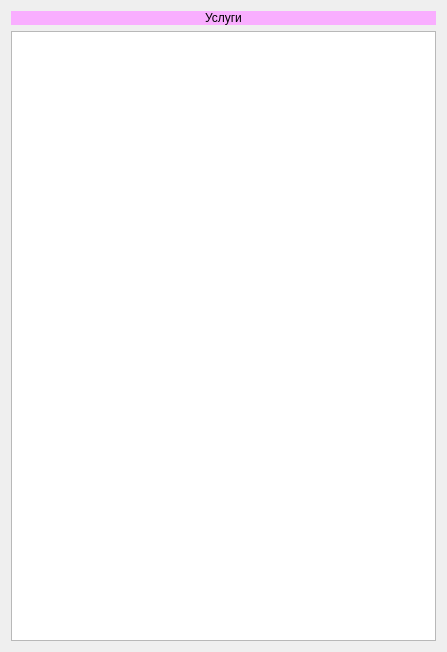
<?xml version="1.0" encoding="UTF-8"?>
<ui version="4.0">
 <class>Dialog</class>
 <widget class="QDialog" name="Dialog">
  <property name="geometry">
   <rect>
    <x>0</x>
    <y>0</y>
    <width>447</width>
    <height>652</height>
   </rect>
  </property>
  <property name="windowTitle">
   <string>Dialog</string>
  </property>
  <property name="styleSheet">
   <string notr="true">font: 10pt &quot;Comic Sans MS&quot;;</string>
  </property>
  <layout class="QVBoxLayout" name="verticalLayout_2">
   <item>
    <layout class="QVBoxLayout" name="table_client">
     <item>
      <widget class="QLabel" name="label">
       <property name="styleSheet">
        <string notr="true">background-color: rgb(249, 174, 255);</string>
       </property>
       <property name="text">
        <string>Услуги</string>
       </property>
       <property name="alignment">
        <set>Qt::AlignCenter</set>
       </property>
      </widget>
     </item>
     <item>
      <widget class="QTableView" name="tableView"/>
     </item>
    </layout>
   </item>
  </layout>
 </widget>
 <resources/>
 <connections/>
</ui>
